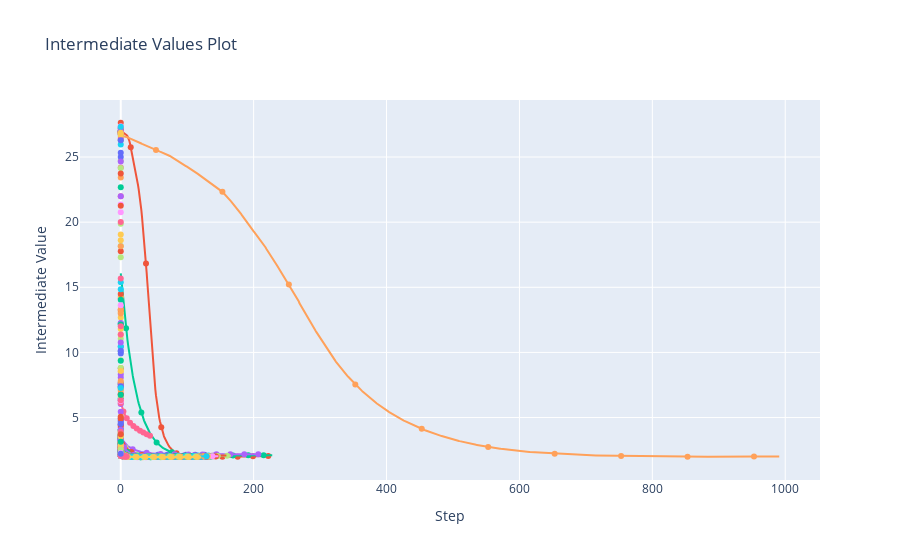

The code cell stored with this chart in its notebook:
### Code cell
from optuna.visualization import plot_contour
from optuna.visualization import plot_edf
from optuna.visualization import plot_intermediate_values
from optuna.visualization import plot_optimization_history
from optuna.visualization import plot_parallel_coordinate
from optuna.visualization import plot_param_importances
from optuna.visualization import plot_slice


plot_intermediate_values(study)
